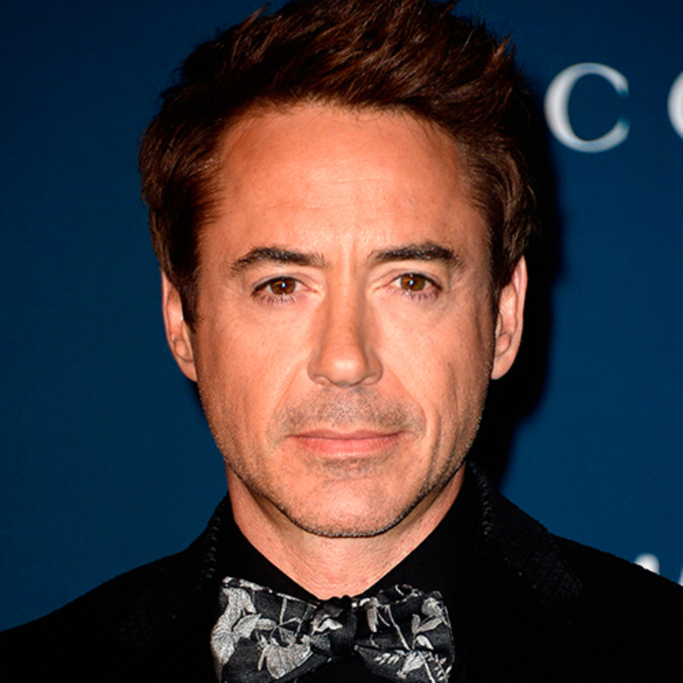
#> input picture rdj.jpg, 2048 x 2048 px (shown at 1/3 size)
$ jupyter execute 'main_sunglass (2).ipynb'
#> lines starting #> are read from the running program, lines starting #| are printed output that depends on the picture; after the words box and inside, x2 and y2 are one past the last pixel; in counts of white or black regions, pixels touching at a corner belong together
[cell 1]
# Import libraries
import cv2
import numpy as np
import matplotlib.pyplot as plt

[cell 2]
# Load the Face Image
faceImage = cv2.imread('rdj.jpg')
#> faceImage is the input picture: shape (2048, 2048, 3); mean B, G, R 61.1, 57.3, 65.3
plt.imshow(faceImage[:,:,::-1]);plt.title("Face")

[cell 3]
faceImage.shape
#> Out = (2048, 2048, 3)

[cell 4]
#resized_faceImage.shape
faceImage.shape
#> Out = (2048, 2048, 3)

[cell 5]
# Load the Sunglass image with Alpha channel
# (http://pluspng.com/sunglass-png-1104.html)
glassPNG = cv2.imread('sunglass.png',-1)
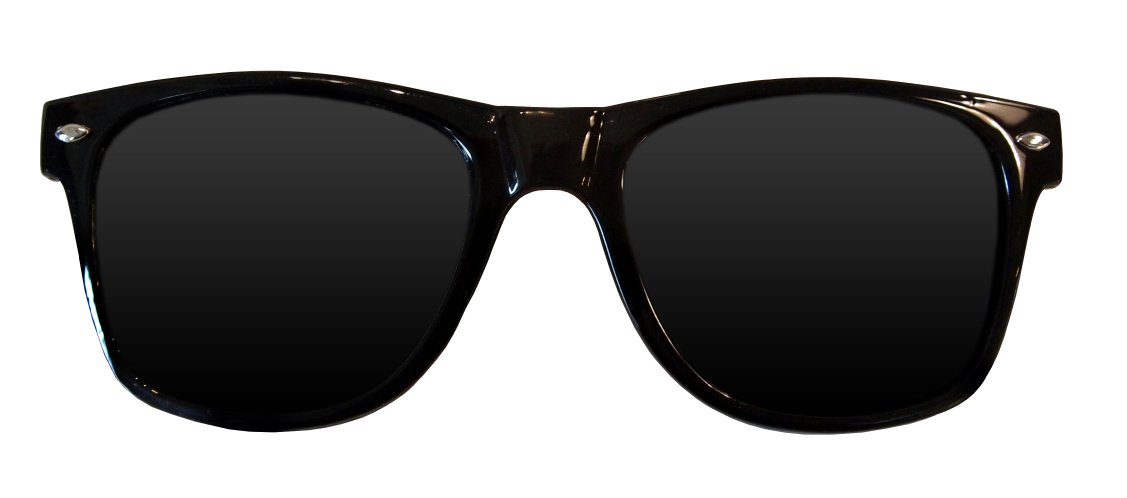
#> input picture sunglass.png, 3381 x 1494 px (shown at 1/3 size)
#> glassPNG is the input picture: shape (1494, 3381, 4); mean B, G, R, A 141.9, 142.2, 142.4, 125.6
plt.imshow(glassPNG[:,:,::-1]);plt.title("glassPNG")
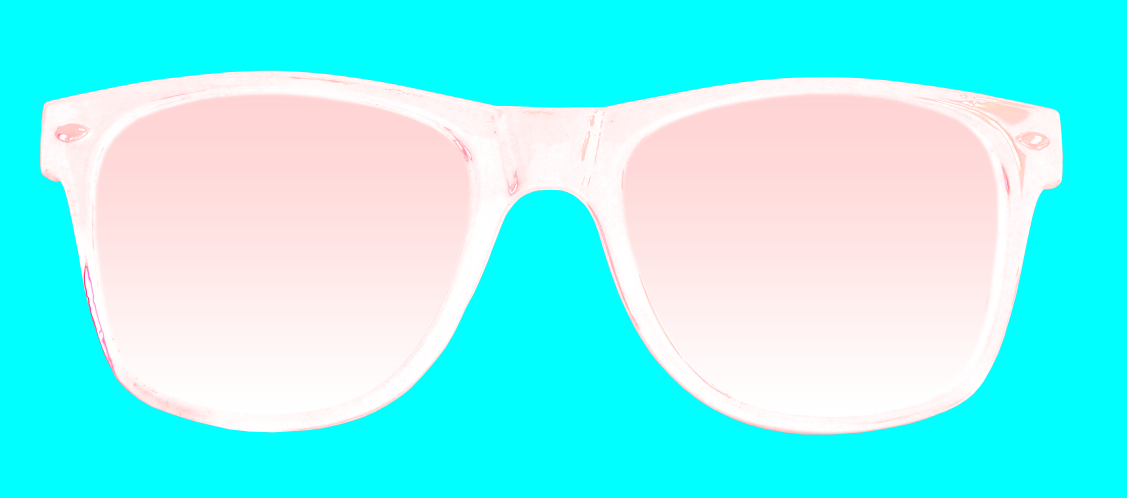
#> shown: shape (1494, 3381, 4) (shown at 1/3 size); mean R, G, B, A 125.6, 142.4, 142.2, 141.9; transparent parts drawn white

[cell 6]
# Resize the image to fit over the eye region
glassPNG = cv2.resize(glassPNG,(1000,400))
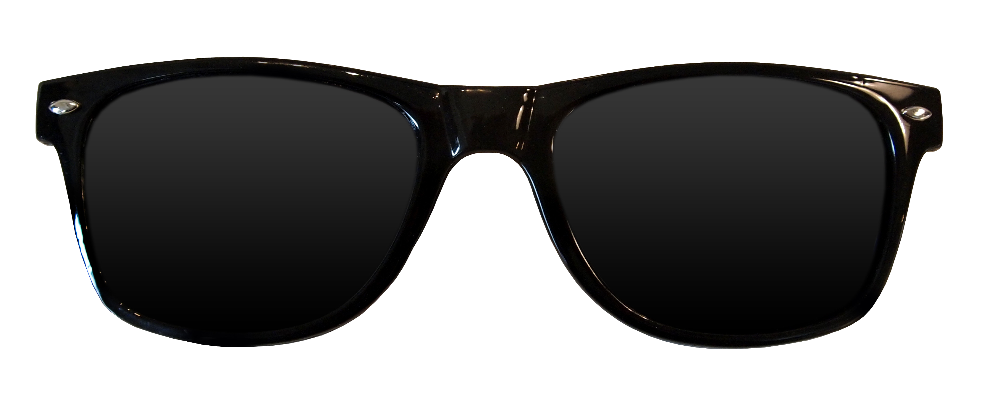
#> glassPNG: shape (400, 1000, 4); mean B, G, R, A 141.9, 142.1, 142.4, 125.6
print("image Dimension ={}".format(glassPNG.shape))
#| image Dimension =(400, 1000, 4)

[cell 7]
# Separate the Color and alpha channels
glassBGR = glassPNG[:,:,0:3]
glassMask1 = glassPNG[:,:,3]

[cell 8]
# Display the images for clarity
plt.figure(figsize=[15,15])
plt.subplot(121);plt.imshow(glassBGR[:,:,::-1]);plt.title('Sunglass Color channels');
plt.subplot(122);plt.imshow(glassMask1,cmap='gray');plt.title('Sunglass Alpha channel');

[cell 9]
# Make a copy
#faceWithGlassesNaive = resized_faceImage.copy()
faceWithGlassesNaive = faceImage.copy()

# Replace the eye region with the sunglass image
faceWithGlassesNaive[700:1100, 550:1550] = glassBGR

plt.imshow(faceWithGlassesNaive[...,::-1])

[cell 10]
# Make the dimensions of the mask same as the input image.
# Since Face Image is a 3-channel image, we create a 3 channel image for the mask
glassMask = cv2.merge((glassMask1,glassMask1,glassMask1))

# Make the values [0,1] since we are using arithmetic operations
glassMask = np.uint8(glassMask/255)
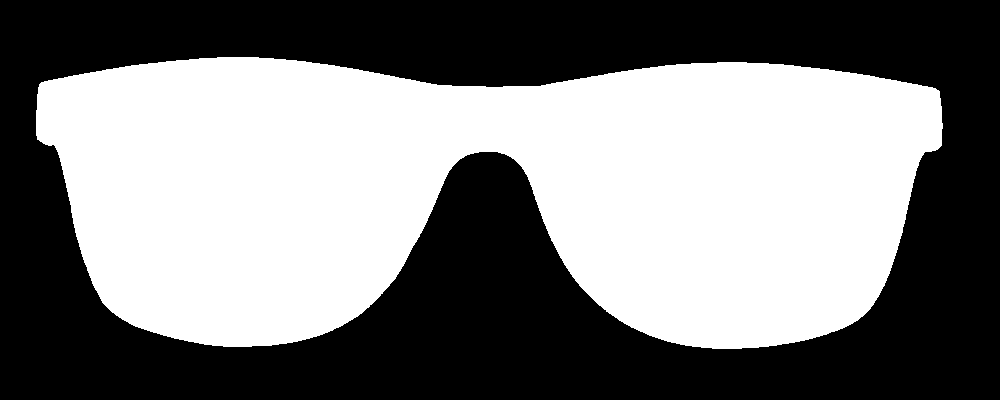
#> glassMask: shape (400, 1000, 3); values 0 (black) and 1 (white), 49.1% white; 1 white region, box (x1, y1, x2, y2) and area: (36, 57, 943, 349) 196254

# Make a copy
faceWithGlassesArithmetic = faceImage.copy()

# Get the eye region from the face image
eyeROI= faceWithGlassesArithmetic[700:1100, 550:1550]
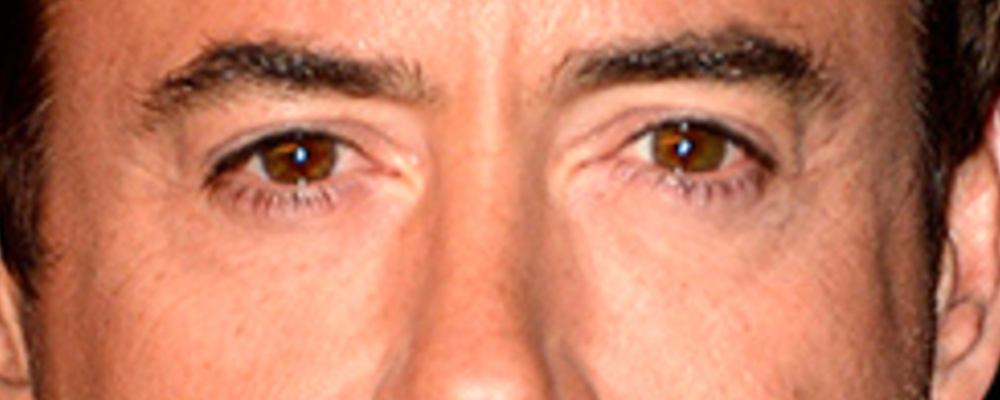
#> eyeROI: shape (400, 1000, 3); mean B, G, R 99, 125.6, 195.9

# Use the mask to create the masked eye region
maskedEye = cv2.multiply(eyeROI,(1-  glassMask ))
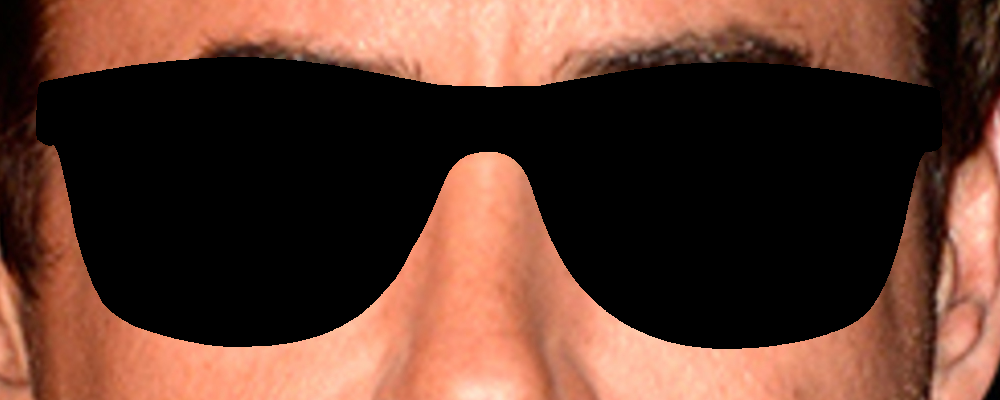
#> maskedEye: shape (400, 1000, 3); mean B, G, R 46.6, 59.9, 95.4

# Use the mask to create the masked sunglass region
maskedGlass = cv2.multiply(glassBGR,glassMask)
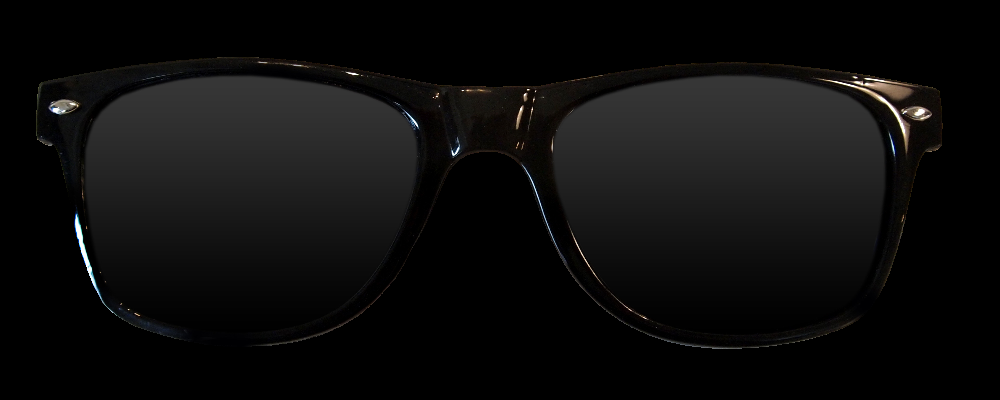
#> maskedGlass: shape (400, 1000, 3); mean B, G, R 12.5, 12.7, 13

# Combine the Sunglass in the Eye Region to get the augmented image
eyeRoiFinal = cv2.add(maskedEye, maskedGlass)
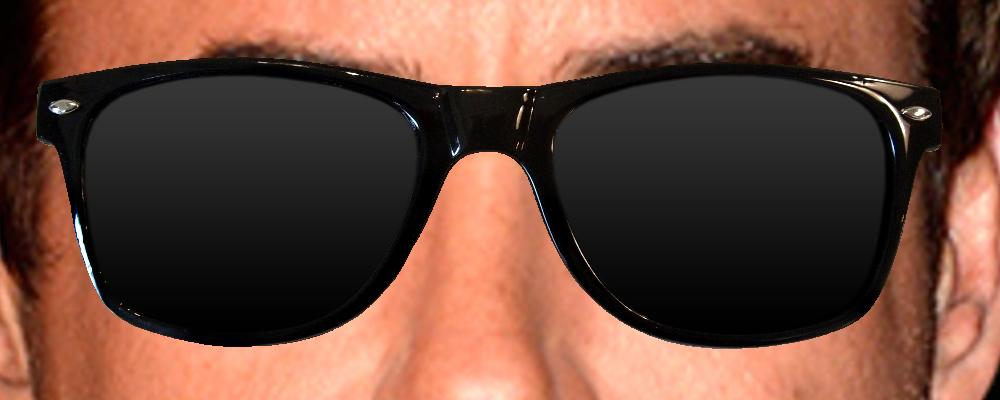
#> eyeRoiFinal: shape (400, 1000, 3); mean B, G, R 59.1, 72.6, 108.3

# Display the intermediate results
plt.figure(figsize=[20,20])
plt.subplot(131);plt.imshow(maskedEye[...,::-1]);plt.title("Masked Eye Region")
plt.subplot(132);plt.imshow(maskedGlass[...,::-1]);plt.title("Masked Sunglass Region")
plt.subplot(133);plt.imshow(eyeRoiFinal[...,::-1]);plt.title("Augmented Eye and Sunglass")
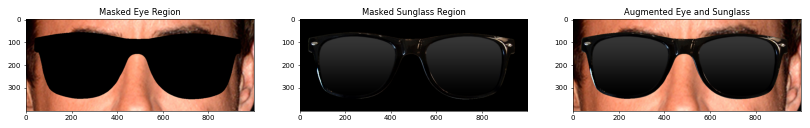
#> figure drawn by matplotlib, 3 panels

[cell 11]
# Replace the eye ROI with the output from the previous section
faceWithGlassesArithmetic[700:1100, 550:1550]=eyeRoiFinal

# Display the final result
plt.figure(figsize=[20,20]);
plt.subplot(121);plt.imshow(faceImage[:,:,::-1]); plt.title("Original Image");
plt.subplot(122);plt.imshow(faceWithGlassesArithmetic[:,:,::-1]);plt.title("With Sunglasses");
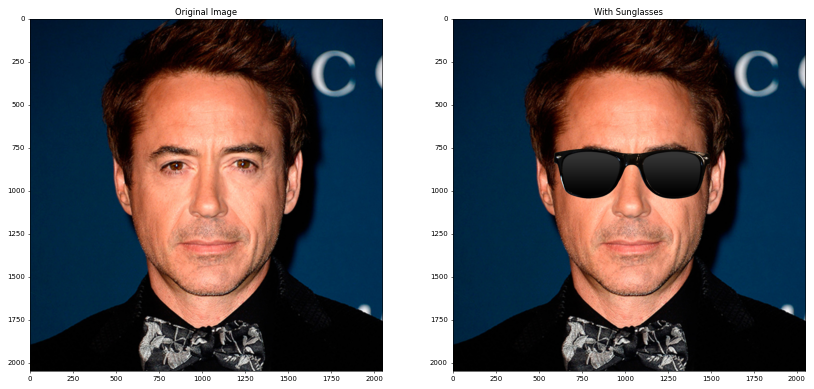
#> figure drawn by matplotlib, 2 panels
